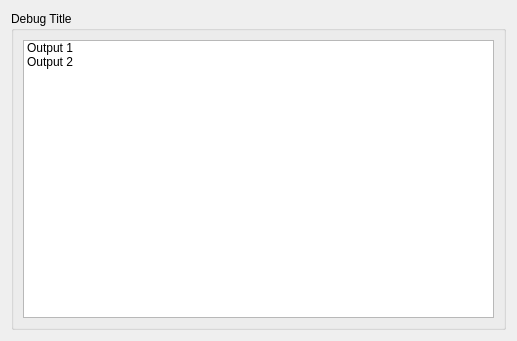
<?xml version="1.0" encoding="UTF-8"?>
<ui version="4.0">
 <class>Debug</class>
 <widget class="QWidget" name="Debug">
  <property name="geometry">
   <rect>
    <x>0</x>
    <y>0</y>
    <width>517</width>
    <height>341</height>
   </rect>
  </property>
  <property name="windowTitle">
   <string>Debug</string>
  </property>
  <layout class="QGridLayout" name="gridLayout">
   <item row="0" column="0">
    <widget class="QGroupBox" name="groupBox">
     <property name="title">
      <string>Debug Title</string>
     </property>
     <layout class="QGridLayout" name="gridLayout_2">
      <item row="0" column="0">
       <widget class="QListWidget" name="debugList">
        <item>
         <property name="text">
          <string>Output 1</string>
         </property>
        </item>
        <item>
         <property name="text">
          <string>Output 2</string>
         </property>
        </item>
       </widget>
      </item>
     </layout>
    </widget>
   </item>
  </layout>
 </widget>
 <resources/>
 <connections/>
</ui>
